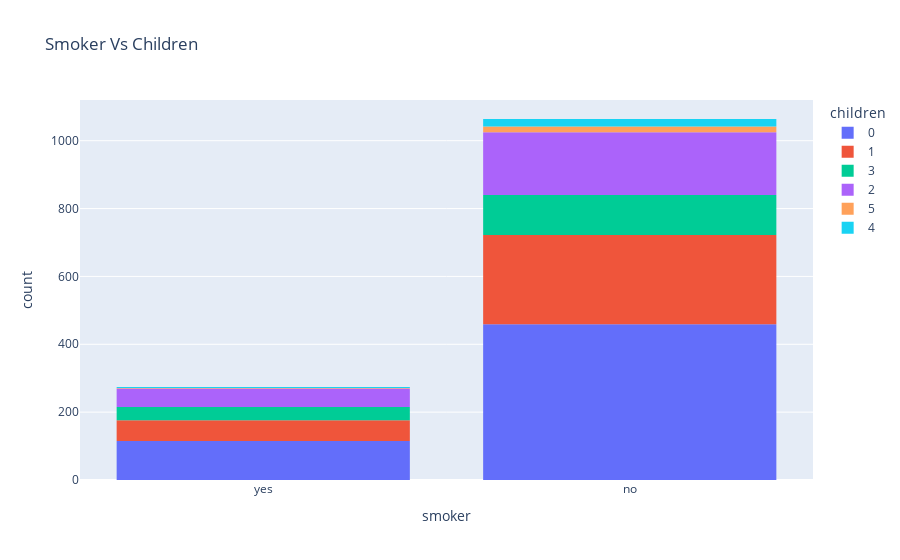

Source (notebook cell):
### Code cell
px.histogram(df, x="smoker", color="children", title="Smoker Vs Children")

### Figure 1 — Plotly figure (JSON) as saved in the notebook; plotly's stock layout.template omitted (floating-point values rounded to 4 significant figures; data arrays with more than 128 entries replaced by an {"elided": "..."} marker saying what was removed)
{"data": [{"alignmentgroup": "True", "bingroup": "x", "hovertemplate": "children=0<br>smoker=%{x}<br>count=%{y}<extra></extra>", "legendgroup": "0", "marker": {"color": "#636efa", "pattern": {"shape": ""}}, "name": "0", "offsetgroup": "0", "orientation": "v", "showlegend": true, "type": "histogram", "x": {"elided": "574 str values"}, "xaxis": "x", "yaxis": "y"}, {"alignmentgroup": "True", "bingroup": "x", "hovertemplate": "children=1<br>smoker=%{x}<br>count=%{y}<extra></extra>", "legendgroup": "1", "marker": {"color": "#EF553B", "pattern": {"shape": ""}}, "name": "1", "offsetgroup": "1", "orientation": "v", "showlegend": true, "type": "histogram", "x": {"elided": "324 str values"}, "xaxis": "x", "yaxis": "y"}, {"alignmentgroup": "True", "bingroup": "x", "hovertemplate": "children=3<br>smoker=%{x}<br>count=%{y}<extra></extra>", "legendgroup": "3", "marker": {"color": "#00cc96", "pattern": {"shape": ""}}, "name": "3", "offsetgroup": "3", "orientation": "v", "showlegend": true, "type": "histogram", "x": {"elided": "157 str values"}, "xaxis": "x", "yaxis": "y"}, {"alignmentgroup": "True", "bingroup": "x", "hovertemplate": "children=2<br>smoker=%{x}<br>count=%{y}<extra></extra>", "legendgroup": "2", "marker": {"color": "#ab63fa", "pattern": {"shape": ""}}, "name": "2", "offsetgroup": "2", "orientation": "v", "showlegend": true, "type": "histogram", "x": {"elided": "240 str values"}, "xaxis": "x", "yaxis": "y"}, {"alignmentgroup": "True", "bingroup": "x", "hovertemplate": "children=5<br>smoker=%{x}<br>count=%{y}<extra></extra>", "legendgroup": "5", "marker": {"color": "#FFA15A", "pattern": {"shape": ""}}, "name": "5", "offsetgroup": "5", "orientation": "v", "showlegend": true, "type": "histogram", "x": ["no", "no", "no", "no", "no", "no", "no", "no", "no", "no", "no", "no", "no", "yes", "no", "no", "no", "no"], "xaxis": "x", "yaxis": "y"}, {"alignmentgroup": "True", "bingroup": "x", "hovertemplate": "children=4<br>smoker=%{x}<br>count=%{y}<extra></extra>", "legendgroup": "4", "marker": {"color": "#19d3f3", "pattern": {"shape": ""}}, "name": "4", "offsetgroup": "4", "orientation": "v", "showlegend": true, "type": "histogram", "x": ["no", "no", "no", "no", "no", "no", "no", "no", "no", "yes", "yes", "no", "no", "no", "no", "no", "no", "no", "no", "no", "no", "no", "no", "yes", "no"], "xaxis": "x", "yaxis": "y"}], "layout": {"barmode": "relative", "legend": {"title": {"text": "children"}, "tracegroupgap": 0}, "title": {"text": "Smoker Vs Children"}, "xaxis": {"anchor": "y", "domain": [0, 1], "title": {"text": "smoker"}}, "yaxis": {"anchor": "x", "domain": [0, 1], "title": {"text": "count"}}}}
